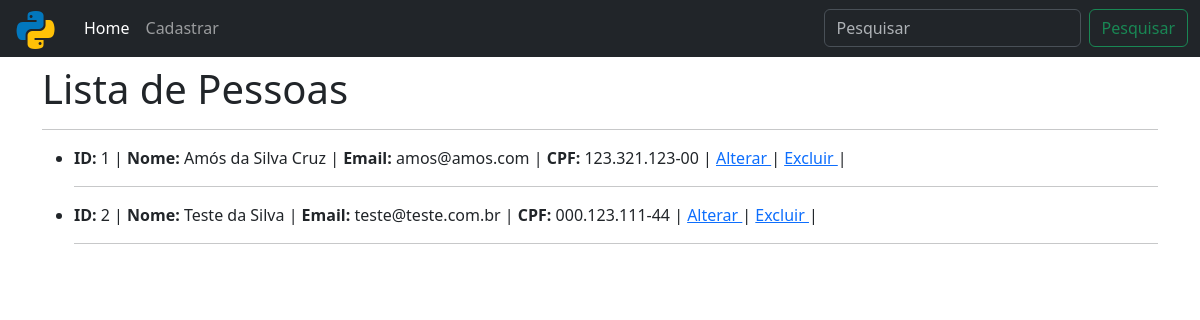
Page /crud_app/ on the earlier database version.
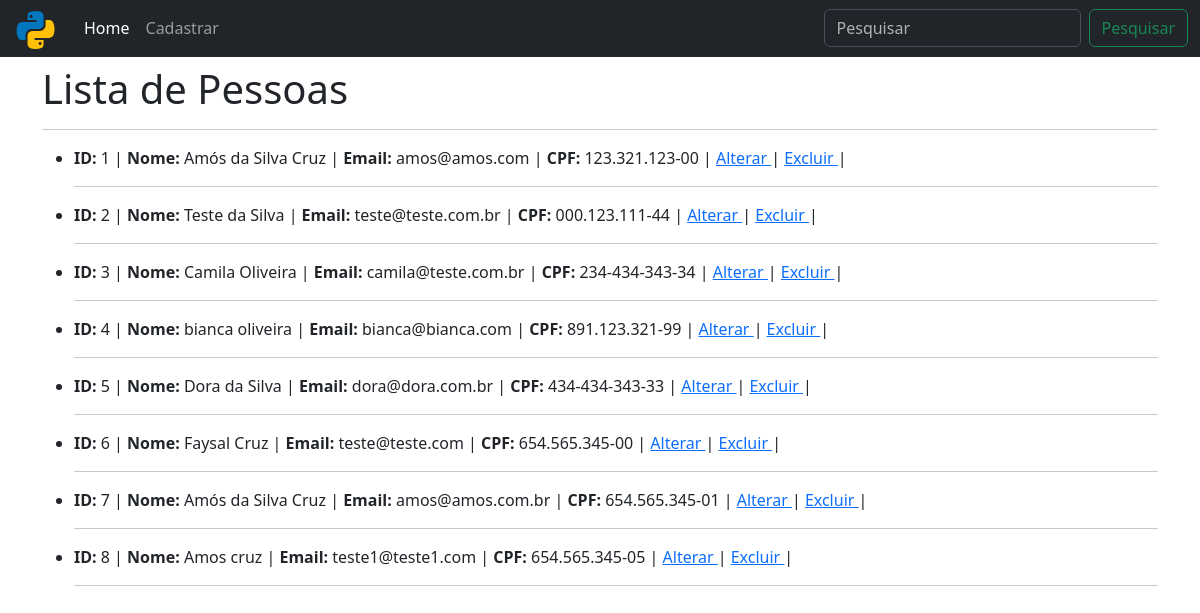
Same page on the later database version.
### crud_app/models.py (models this page shows, shortened)
class Pessoa(models.Model):
    id_pessoa = models.AutoField(primary_key=True)  # auto incremento
    nome = models.CharField(max_length=255, null=False, blank=False) # Campo obrigatorio, não vázio
    email = models.EmailField(unique=True, null=False, blank=False)  # Campo unico - não repetido e não vazio
    cpf = models.CharField(max_length=14,unique=True,null=True, blank=True)

### crud_app/views.py (the view)
# urls.py: path('', views.home, name='home'),
def home(request):
    pessoas = Pessoa.objects.all()
    return render(request, "home.html", {"pessoas":pessoas})

### crud_app/templates/home.html (shortened to what this page needs)
{% load static %}
<!doctype html>
<html lang="pt-br">
<head>
    <link href="https://cdn.jsdelivr.net/npm/bootstrap@5.3.8/dist/css/bootstrap.min.css" rel="stylesheet"
>
</head>
<body>
    <nav class="navbar navbar-expand-lg bg-dark mb-2" data-bs-theme="dark">
        <div class="container-fluid">
            <a class="navbar-brand" href="#">
                <img src="{% static 'img/icone.png' %}" style="margin: -10px 0px">
            </a>
            <div class="collapse navbar-collapse" id="navbarSupportedContent">
                <ul class="navbar-nav me-auto mb-2 mb-lg-0">
                    <li class="nav-item">
                        <a class="nav-link active" aria-current="page" href="/crud_app/">Home</a>
                    </li>
                    <li class="nav-item">
                        <a class="nav-link" href="/crud_app/cadastro">Cadastrar</a>
                    </li>
                </ul>
                <form action="{% url 'buscar_pessoa' %}" method="GET" class="d-flex" role="search">
                    <input class="form-control me-2" type="search" placeholder="Pesquisar" aria-label="search" name="buscar" />
                    <button class="btn btn-outline-success" type="submit">Pesquisar</button>
                </form>
            </div>
        </div>
    </nav>
    <div class="container">
        <h1>Lista de Pessoas</h1>
        <hr>
        <ul>
            {% for pessoa in pessoas %}
            <li>
                <b>ID: </b>{{ pessoa.id_pessoa}} |
                <b>Nome: </b>{{ pessoa.nome}}    |
                <b>Email: </b>{{ pessoa.email}}  |
                <b>CPF: </b>{{ pessoa.cpf}}      |
                <a href="{% url 'alterar_pessoa' pessoa.id_pessoa %}"> Alterar </a>      |
                <a href="{% url 'deletar_pessoa' pessoa.id_pessoa %}"> Excluir </a>      |
            </li>
            <hr>
            {% empty %}
            <li> Nehuma Pessoa Cadastrada no Banco!!! </li>
            {% endfor %}
        </ul>
    </div>
</body>
</html>

Differences in the rows shown:
added Pessoa: id_pessoa "3", nome "Camila Oliveira", email "camila@teste.com.br", cpf "234-434-343-34"
added Pessoa: id_pessoa "4", nome "bianca oliveira", email "bianca@bianca.com", cpf "891.123.321-99"
added Pessoa: id_pessoa "5", nome "Dora da Silva", email "dora@dora.com.br", cpf "434-434-343-33"
added Pessoa: id_pessoa "6", nome "Faysal Cruz", email "teste@teste.com", cpf "654.565.345-00"
added Pessoa: id_pessoa "7", nome "Amós da Silva Cruz", email "amos@amos.com.br", cpf "654.565.345-01"
added Pessoa: id_pessoa "8", nome "Amos cruz", email "teste1@teste1.com", cpf "654.565.345-05"
